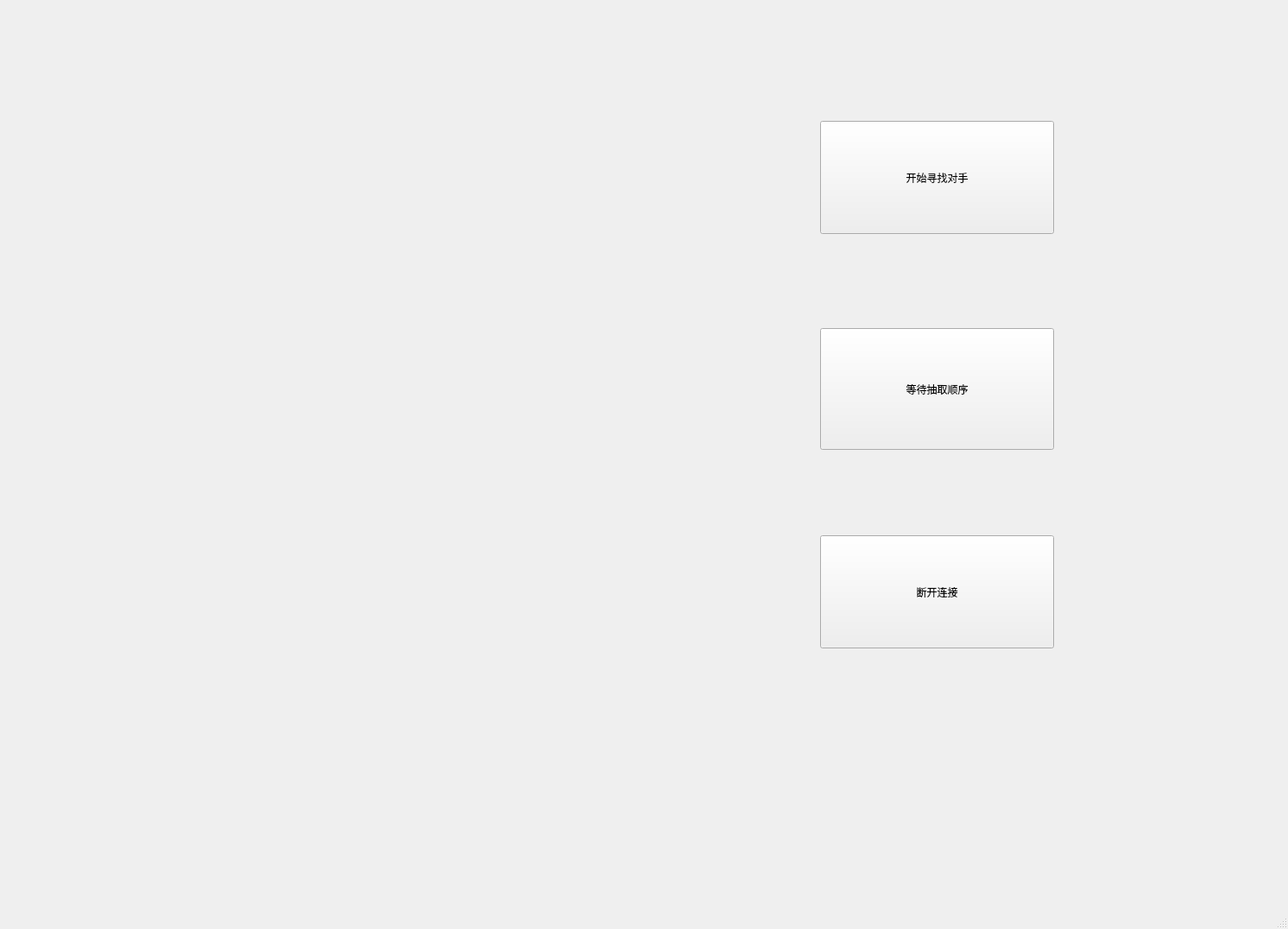
<?xml version="1.0" encoding="UTF-8"?>
<ui version="4.0">
 <class>MainWindow</class>
 <widget class="QMainWindow" name="MainWindow">
  <property name="geometry">
   <rect>
    <x>0</x>
    <y>0</y>
    <width>1492</width>
    <height>1076</height>
   </rect>
  </property>
  <property name="windowTitle">
   <string>MainWindow</string>
  </property>
  <widget class="QWidget" name="centralwidget">
   <widget class="QPushButton" name="pushbuttonfind_player">
    <property name="geometry">
     <rect>
      <x>950</x>
      <y>140</y>
      <width>271</width>
      <height>131</height>
     </rect>
    </property>
    <property name="text">
     <string>开始寻找对手</string>
    </property>
   </widget>
   <widget class="QPushButton" name="pushbuttondisconnect">
    <property name="geometry">
     <rect>
      <x>950</x>
      <y>620</y>
      <width>271</width>
      <height>131</height>
     </rect>
    </property>
    <property name="text">
     <string>断开连接</string>
    </property>
   </widget>
   <widget class="QPushButton" name="pushButton_order">
    <property name="geometry">
     <rect>
      <x>950</x>
      <y>380</y>
      <width>271</width>
      <height>141</height>
     </rect>
    </property>
    <property name="text">
     <string>等待抽取顺序</string>
    </property>
   </widget>
  </widget>
  <widget class="QMenuBar" name="menubar">
   <property name="geometry">
    <rect>
     <x>0</x>
     <y>0</y>
     <width>1492</width>
     <height>21</height>
    </rect>
   </property>
  </widget>
  <widget class="QStatusBar" name="statusbar"/>
 </widget>
 <resources/>
 <connections/>
</ui>
